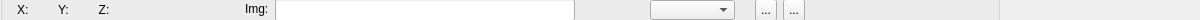
<?xml version="1.0" encoding="UTF-8"?>
<ui version="4.0">
 <author>Mustard Seed Software, LLC</author>
 <class>BarrierEditorForm</class>
 <widget class="QWidget" name="BarrierEditorForm">
  <property name="geometry">
   <rect>
    <x>0</x>
    <y>0</y>
    <width>1200</width>
    <height>20</height>
   </rect>
  </property>
  <property name="sizePolicy">
   <sizepolicy hsizetype="Maximum" vsizetype="Fixed">
    <horstretch>0</horstretch>
    <verstretch>100</verstretch>
   </sizepolicy>
  </property>
  <property name="minimumSize">
   <size>
    <width>1000</width>
    <height>20</height>
   </size>
  </property>
  <property name="windowTitle">
   <string>Form</string>
  </property>
  <widget class="QGroupBox" name="groupBox">
   <property name="geometry">
    <rect>
     <x>0</x>
     <y>-17</y>
     <width>1000</width>
     <height>40</height>
    </rect>
   </property>
   <property name="sizePolicy">
    <sizepolicy hsizetype="Preferred" vsizetype="Preferred">
     <horstretch>0</horstretch>
     <verstretch>0</verstretch>
    </sizepolicy>
   </property>
   <property name="minimumSize">
    <size>
     <width>1000</width>
     <height>0</height>
    </size>
   </property>
   <property name="alignment">
    <set>Qt::AlignCenter</set>
   </property>
   <property name="flat">
    <bool>false</bool>
   </property>
   <widget class="QLabel" name="label_2">
    <property name="geometry">
     <rect>
      <x>17</x>
      <y>18</y>
      <width>191</width>
      <height>18</height>
     </rect>
    </property>
    <property name="sizePolicy">
     <sizepolicy hsizetype="Fixed" vsizetype="Fixed">
      <horstretch>0</horstretch>
      <verstretch>0</verstretch>
     </sizepolicy>
    </property>
    <property name="text">
     <string>X:         Y:         Z:         </string>
    </property>
   </widget>
   <widget class="QLineEdit" name="lineEdit">
    <property name="geometry">
     <rect>
      <x>275</x>
      <y>16</y>
      <width>300</width>
      <height>22</height>
     </rect>
    </property>
    <property name="sizePolicy">
     <sizepolicy hsizetype="Minimum" vsizetype="Fixed">
      <horstretch>0</horstretch>
      <verstretch>0</verstretch>
     </sizepolicy>
    </property>
    <property name="minimumSize">
     <size>
      <width>300</width>
      <height>0</height>
     </size>
    </property>
    <property name="maximumSize">
     <size>
      <width>300</width>
      <height>16777215</height>
     </size>
    </property>
    <property name="acceptDrops">
     <bool>false</bool>
    </property>
    <property name="readOnly">
     <bool>true</bool>
    </property>
   </widget>
   <widget class="QLabel" name="label">
    <property name="geometry">
     <rect>
      <x>245</x>
      <y>17</y>
      <width>29</width>
      <height>18</height>
     </rect>
    </property>
    <property name="lineWidth">
     <number>1</number>
    </property>
    <property name="text">
     <string>Img:</string>
    </property>
    <property name="scaledContents">
     <bool>false</bool>
    </property>
    <property name="wordWrap">
     <bool>true</bool>
    </property>
   </widget>
   <widget class="QComboBox" name="overlay">
    <property name="geometry">
     <rect>
      <x>650</x>
      <y>17</y>
      <width>85</width>
      <height>20</height>
     </rect>
    </property>
   </widget>
  </widget>
  <widget class="QToolButton" name="removeBarrier">
   <property name="geometry">
    <rect>
     <x>783</x>
     <y>-1</y>
     <width>22</width>
     <height>22</height>
    </rect>
   </property>
   <property name="text">
    <string>...</string>
   </property>
   <property name="icon">
    <iconset>
     <normaloff>:/images/images/list-remove.png</normaloff>:/images/images/list-remove.png</iconset>
   </property>
  </widget>
  <widget class="QToolButton" name="addBarrier">
   <property name="geometry">
    <rect>
     <x>755</x>
     <y>-1</y>
     <width>22</width>
     <height>22</height>
    </rect>
   </property>
   <property name="text">
    <string>...</string>
   </property>
   <property name="icon">
    <iconset>
     <normaloff>:/images/images/list-add.png</normaloff>:/images/images/list-add.png</iconset>
   </property>
  </widget>
 </widget>
 <resources/>
 <connections>
  <connection>
   <sender>addBarrier</sender>
   <signal>clicked()</signal>
   <receiver>BarrierEditorForm</receiver>
   <slot>addBarrier()</slot>
   <hints>
    <hint type="sourcelabel">
     <x>755</x>
     <y>20</y>
    </hint>
    <hint type="destinationlabel">
     <x>37</x>
     <y>175</y>
    </hint>
   </hints>
  </connection>
  <connection>
   <sender>removeBarrier</sender>
   <signal>clicked()</signal>
   <receiver>BarrierEditorForm</receiver>
   <slot>removeBarrier()</slot>
   <hints>
    <hint type="sourcelabel">
     <x>783</x>
     <y>20</y>
    </hint>
    <hint type="destinationlabel">
     <x>169</x>
     <y>176</y>
    </hint>
   </hints>
  </connection>
 </connections>
 <slots>
  <slot>addBarrier()</slot>
  <slot>removeBarrier()</slot>
  <slot>updateNumSlits()</slot>
  <slot>updateSlitWidth(int)</slot>
  <slot>updateSlitSeparation(int)</slot>
 </slots>
</ui>
